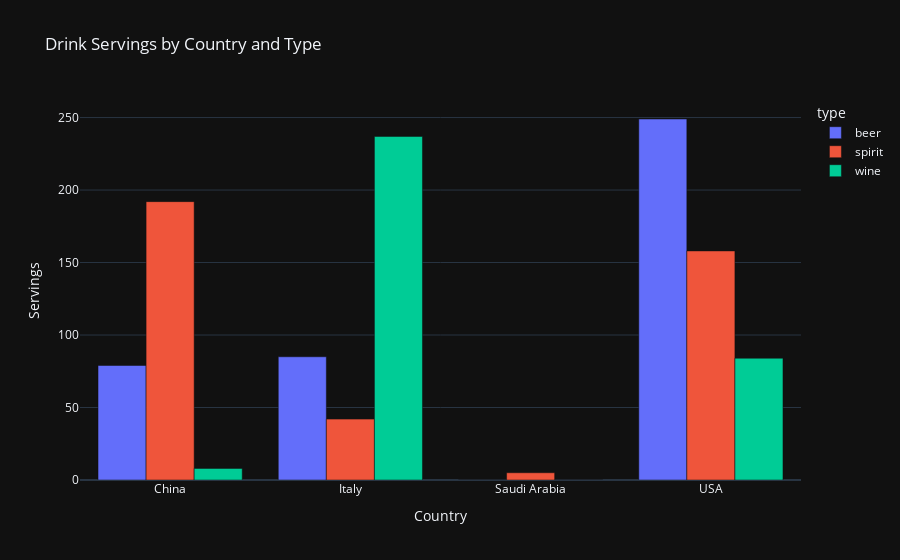

This figure's notebook cell:
### Code cell
import plotly.express as px

fig = px.bar(drinks_smaller_tidy, x='country', y='servings', color='type', barmode='group',
             labels={'country': 'Country', 'servings': 'Servings'},
             title='Drink Servings by Country and Type')
fig.show()

### Figure 1 — Plotly figure (JSON) as saved in the notebook; plotly's stock layout.template omitted (floating-point values rounded to 4 significant figures)
{"data": [{"alignmentgroup": "True", "hovertemplate": "type=beer<br>Country=%{x}<br>Servings=%{y}<extra></extra>", "legendgroup": "beer", "marker": {"color": "#636efa", "pattern": {"shape": ""}}, "name": "beer", "offsetgroup": "beer", "orientation": "v", "showlegend": true, "textposition": "auto", "x": ["China", "Italy", "Saudi Arabia", "USA"], "xaxis": "x", "y": [79, 85, 0, 249], "yaxis": "y", "type": "bar"}, {"alignmentgroup": "True", "hovertemplate": "type=spirit<br>Country=%{x}<br>Servings=%{y}<extra></extra>", "legendgroup": "spirit", "marker": {"color": "#EF553B", "pattern": {"shape": ""}}, "name": "spirit", "offsetgroup": "spirit", "orientation": "v", "showlegend": true, "textposition": "auto", "x": ["China", "Italy", "Saudi Arabia", "USA"], "xaxis": "x", "y": [192, 42, 5, 158], "yaxis": "y", "type": "bar"}, {"alignmentgroup": "True", "hovertemplate": "type=wine<br>Country=%{x}<br>Servings=%{y}<extra></extra>", "legendgroup": "wine", "marker": {"color": "#00cc96", "pattern": {"shape": ""}}, "name": "wine", "offsetgroup": "wine", "orientation": "v", "showlegend": true, "textposition": "auto", "x": ["China", "Italy", "Saudi Arabia", "USA"], "xaxis": "x", "y": [8, 237, 0, 84], "yaxis": "y", "type": "bar"}], "layout": {"xaxis": {"anchor": "y", "domain": [0.0, 1.0], "title": {"text": "Country"}}, "yaxis": {"anchor": "x", "domain": [0.0, 1.0], "title": {"text": "Servings"}}, "legend": {"title": {"text": "type"}, "tracegroupgap": 0}, "title": {"text": "Drink Servings by Country and Type"}, "barmode": "group"}}
